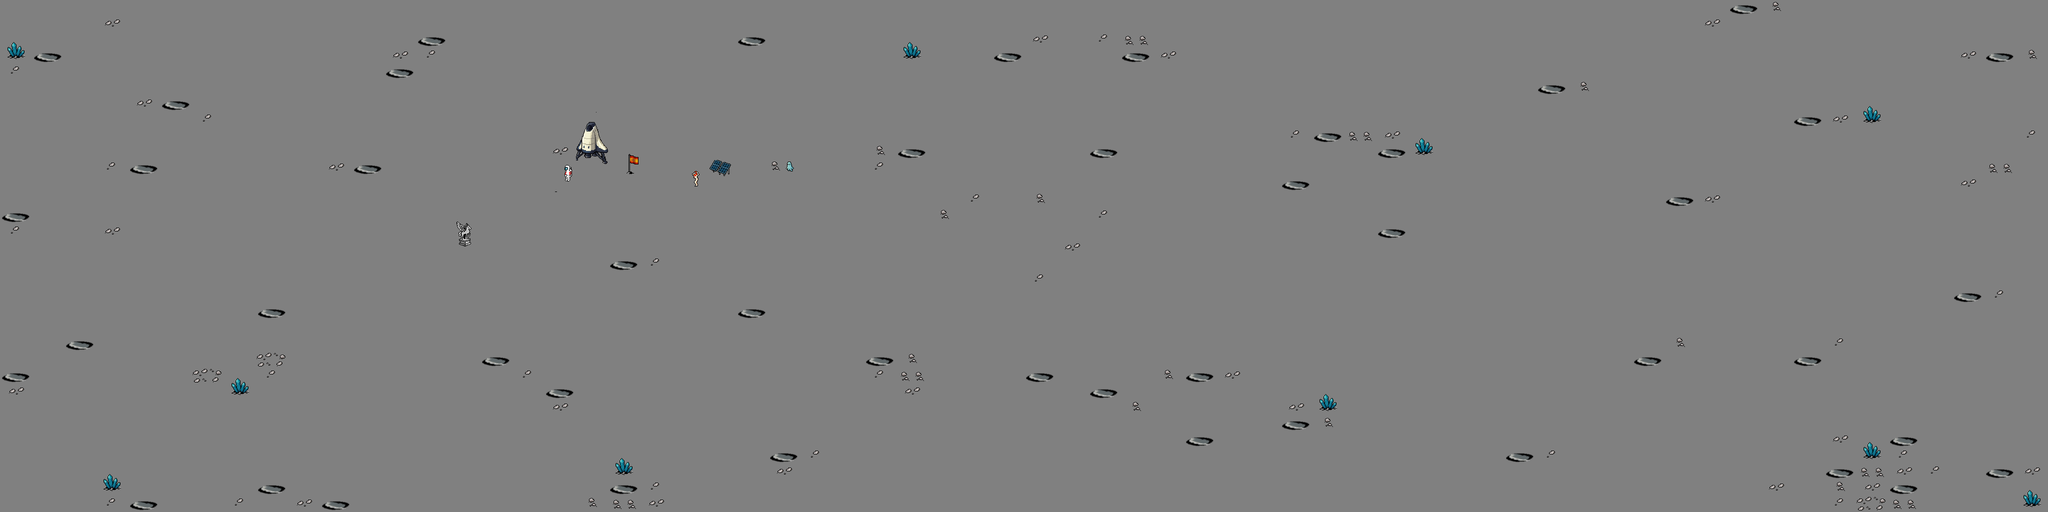

A 2D game scene composited from a Tiled map and its tileset images. What follows is a short description and the map's XML, with every tile layer's data as written:
An orthogonal 64x32 tile map with 64x32 px tiles, 1 tile layer (Слой тайлов 1).

<map version="1.10" tiledversion="1.10.1" orientation="orthogonal" renderorder="right-down" width="64" height="32" tilewidth="64" tileheight="32" infinite="0" nextlayerid="2" nextobjectid="1">
 <tileset firstgid="1" name="my-tiled" tilewidth="64" tileheight="32" tilecount="31" columns="1">
  <image source="fon11-tiles.png" width="64" height="1000" />
 </tileset>
 <layer id="1" name="Слой тайлов 1" width="64" height="32">
  <data encoding="csv">
25,25,25,25,25,25,25,25,25,25,25,25,25,25,25,25,25,25,25,25,25,25,25,25,25,25,25,25,25,25,25,25,25,25,25,25,25,25,25,25,25,25,25,25,25,25,25,25,25,25,25,25,25,25,22,29,25,25,25,25,25,25,25,25,
25,25,25,27,25,25,25,25,25,25,25,25,25,25,25,25,25,25,25,25,25,25,25,25,25,25,25,25,25,25,25,25,25,25,25,25,25,25,25,25,25,25,25,25,25,25,25,25,25,25,25,25,25,27,25,25,25,25,25,25,25,25,25,25,
3,25,25,25,25,25,25,25,25,25,25,25,25,22,25,25,25,25,25,25,25,25,25,22,25,25,25,25,3,25,25,25,27,25,28,26,25,25,25,25,25,25,25,25,25,25,25,25,25,25,25,25,25,25,25,25,25,25,25,25,25,25,25,25,
4,22,2,25,25,25,25,25,25,25,25,25,27,28,25,25,25,25,25,25,25,25,25,25,25,25,25,25,4,25,25,22,25,25,25,22,27,25,25,25,25,25,25,25,25,25,25,25,25,25,25,25,25,25,25,25,25,25,25,25,25,27,22,29,
28,25,2,25,25,25,25,25,25,25,25,25,22,25,25,25,25,25,25,25,25,25,25,25,25,25,25,25,25,25,25,25,25,25,25,25,25,25,25,25,25,25,25,25,25,25,25,25,25,25,25,25,25,25,25,25,25,25,25,25,25,25,25,25,
25,25,25,25,25,25,25,25,25,25,25,25,25,25,25,25,25,25,25,25,25,25,25,25,25,25,25,25,25,25,25,25,25,25,25,25,25,25,25,25,25,25,25,25,25,25,25,25,22,29,25,25,25,25,25,25,25,25,25,25,25,25,25,25,
25,25,25,25,27,22,25,25,25,25,25,25,25,25,25,25,25,25,25,25,25,25,25,25,25,25,25,25,25,25,25,25,25,25,25,25,25,25,25,25,25,25,25,25,25,25,25,25,25,25,25,25,25,25,25,25,25,25,3,25,25,25,25,25,
25,25,25,25,25,25,28,25,25,25,25,25,25,25,25,25,25,25,16,25,25,25,25,25,25,25,25,25,25,25,25,25,25,25,25,25,25,25,25,25,25,25,25,25,25,25,25,25,25,25,25,25,25,25,25,25,22,27,4,25,25,25,25,25,
25,25,25,25,25,25,25,25,25,25,25,25,25,25,25,25,25,25,17,25,25,25,25,25,25,25,25,25,25,25,25,25,25,25,25,25,25,25,25,25,28,22,26,27,3,25,25,25,25,25,25,25,25,25,25,25,25,25,25,25,25,25,25,28,
25,25,25,25,25,25,25,25,25,25,25,25,25,25,25,25,25,27,18,8,25,25,25,25,25,25,25,29,22,25,25,25,25,25,22,25,25,25,25,25,25,25,25,22,4,25,25,25,25,25,25,25,25,25,25,25,25,25,25,25,25,25,25,25,
25,25,25,28,22,25,25,25,25,25,27,22,25,25,25,25,25,13,19,9,25,10,15,25,12,25,25,28,25,25,25,25,25,25,25,25,25,25,25,25,25,25,25,25,25,25,25,25,25,25,25,25,25,25,25,25,25,25,25,25,25,25,26,25,
25,25,25,25,25,25,25,25,25,25,25,25,25,25,25,25,25,14,25,25,25,11,25,25,25,25,25,25,25,25,25,25,25,25,25,25,25,25,25,25,22,25,25,25,25,25,25,25,25,25,25,25,25,25,25,25,25,25,25,25,25,27,25,25,
25,25,25,25,25,25,25,25,25,25,25,25,25,25,25,25,25,25,25,25,25,25,25,25,25,25,25,25,25,25,28,25,29,25,25,25,25,25,25,25,25,25,25,25,25,25,25,25,25,25,25,25,22,27,25,25,25,25,25,25,25,25,25,25,
22,25,25,25,25,25,25,25,25,25,25,25,25,25,5,25,25,25,25,25,25,25,25,25,25,25,25,25,25,29,25,25,25,25,28,25,25,25,25,25,25,25,25,25,25,25,25,25,25,25,25,25,25,25,25,25,25,25,25,25,25,25,25,25,
28,25,25,27,25,25,25,25,25,25,25,25,25,25,6,25,25,25,25,25,25,25,25,25,25,25,25,25,25,25,25,25,25,25,25,25,25,25,25,25,25,25,25,22,25,25,25,25,25,25,25,25,25,25,25,25,25,25,25,25,25,25,25,25,
25,25,25,25,25,25,25,25,25,25,25,25,25,25,7,25,25,25,25,25,25,25,25,25,25,25,25,25,25,25,25,25,25,27,25,25,25,25,25,25,25,25,25,25,25,25,25,25,25,25,25,25,25,25,25,25,25,25,25,25,25,25,25,25,
25,25,25,25,25,25,25,25,25,25,25,25,25,25,25,25,25,25,25,22,28,25,25,25,25,25,25,25,25,25,25,25,25,25,25,25,25,25,25,25,25,25,25,25,25,25,25,25,25,25,25,25,25,25,25,25,25,25,25,25,25,25,25,25,
25,25,25,25,25,25,25,25,25,25,25,25,25,25,25,25,25,25,25,25,25,25,25,25,25,25,25,25,25,25,25,25,28,25,25,25,25,25,25,25,25,25,25,25,25,25,25,25,25,25,25,25,25,25,25,25,25,25,25,25,25,25,25,25,
25,25,25,25,25,25,25,25,25,25,25,25,25,25,25,25,25,25,25,25,25,25,25,25,25,25,25,25,25,25,25,25,25,25,25,25,25,25,25,25,25,25,25,25,25,25,25,25,25,25,25,25,25,25,25,25,25,25,25,25,25,22,28,25,
25,25,25,25,25,25,25,25,22,25,25,25,25,25,25,25,25,25,25,25,25,25,25,22,25,25,25,25,25,25,25,25,25,25,25,25,25,25,25,25,25,25,25,25,25,25,25,25,25,25,25,25,25,25,25,25,25,25,25,25,25,25,25,25,
25,25,25,25,25,25,25,25,25,25,25,25,25,25,25,25,25,25,25,25,25,25,25,25,25,25,25,25,25,25,25,25,25,25,25,25,25,25,25,25,25,25,25,25,25,25,25,25,25,25,25,25,25,25,25,25,25,25,25,25,25,25,25,25,
25,25,22,25,25,25,25,25,25,25,25,25,25,25,25,25,25,25,25,25,25,25,25,25,25,25,25,25,25,25,25,25,25,25,25,25,25,25,25,25,25,25,25,25,25,25,25,25,25,25,25,25,29,25,25,25,25,28,25,25,25,25,25,25,
25,25,25,25,25,25,25,25,1,25,25,25,25,25,25,22,25,25,25,25,25,25,25,25,25,25,25,22,29,25,25,25,25,25,25,25,25,25,25,25,25,25,25,25,25,25,25,25,25,25,25,22,25,25,25,25,22,25,25,25,25,25,25,25,
22,25,25,25,25,25,1,3,28,25,25,25,25,25,25,25,28,25,25,25,25,25,25,25,25,25,25,28,26,25,25,25,22,25,25,25,29,22,27,25,25,25,25,25,25,25,25,25,25,25,25,25,25,25,25,25,25,25,25,25,25,25,25,25,
27,25,25,25,25,25,25,4,25,25,25,25,25,25,25,25,25,22,25,25,25,25,25,25,25,25,25,25,27,25,25,25,25,25,22,25,25,25,25,25,25,3,25,25,25,25,25,25,25,25,25,25,25,25,25,25,25,25,25,25,25,25,25,25,
25,25,25,25,25,25,25,25,25,25,25,25,25,25,25,25,25,27,25,25,25,25,25,25,25,25,25,25,25,25,25,25,25,25,25,29,25,25,25,25,27,4,25,25,25,25,25,25,25,25,25,25,25,25,25,25,25,25,25,25,25,25,25,25,
25,25,25,25,25,25,25,25,25,25,25,25,25,25,25,25,25,25,25,25,25,25,25,25,25,25,25,25,25,25,25,25,25,25,25,25,25,25,25,25,22,29,25,25,25,25,25,25,25,25,25,25,25,25,25,25,25,25,25,25,25,25,25,25,
25,25,25,25,25,25,25,25,25,25,25,25,25,25,25,25,25,25,25,25,25,25,25,25,25,25,25,25,25,25,25,25,25,25,25,25,25,22,25,25,25,25,25,25,25,25,25,25,25,25,25,25,25,25,25,25,25,27,3,22,25,25,25,25,
25,25,25,25,25,25,25,25,25,25,25,25,25,25,25,25,25,25,25,3,25,25,25,25,22,28,25,25,25,25,25,25,25,25,25,25,25,25,25,25,25,25,25,25,25,25,25,22,28,25,25,25,25,25,25,25,25,25,4,28,25,25,25,25,
25,25,25,3,25,25,25,25,25,25,25,25,25,25,25,25,25,25,25,4,25,25,25,25,27,25,25,25,25,25,25,25,25,25,25,25,25,25,25,25,25,25,25,25,25,25,25,25,25,25,25,25,25,25,25,25,25,22,26,27,28,25,22,27,
25,25,25,4,25,25,25,25,22,25,25,25,25,25,25,25,25,25,25,22,28,25,25,25,25,25,25,25,25,25,25,25,25,25,25,25,25,25,25,25,25,25,25,25,25,25,25,25,25,25,25,25,25,25,25,27,25,29,27,22,25,25,25,3,
25,25,25,28,22,25,25,28,25,27,22,25,25,25,25,25,25,25,29,26,27,25,25,25,25,25,25,25,25,25,25,25,25,25,25,25,25,25,25,25,25,25,25,25,25,25,25,25,25,25,25,25,25,25,25,25,25,28,1,26,25,25,25,4
</data>
 </layer>
</map>
